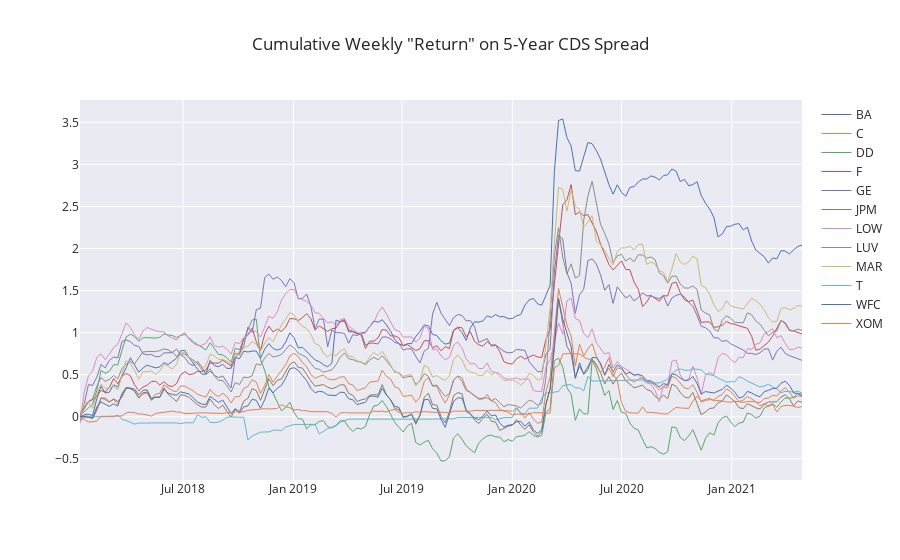

Here is the notebook cell this chart was saved with:
### Code cell
utils.make_lines_chart(
    df_data.r_spread.groupby("ticker").cumsum(),
    'Cumulative Weekly "Return" on 5-Year CDS Spread'
)

### Figure 1 — Plotly figure (JSON) as saved in the notebook; plotly's stock layout.template omitted (floating-point values rounded to 4 significant figures; data arrays with more than 128 entries replaced by an {"elided": "..."} marker saying what was removed)
{"data": [{"line": {"width": 1}, "name": "BA", "type": "scatter", "x": {"elided": "173 str values"}, "y": {"elided": "173 float values"}}, {"line": {"width": 1}, "name": "C", "type": "scatter", "x": {"elided": "173 str values"}, "y": {"elided": "173 float values"}}, {"line": {"width": 1}, "name": "DD", "type": "scatter", "x": {"elided": "173 str values"}, "y": {"elided": "173 float values"}}, {"line": {"width": 1}, "name": "F", "type": "scatter", "x": {"elided": "173 str values"}, "y": {"elided": "173 float values"}}, {"line": {"width": 1}, "name": "GE", "type": "scatter", "x": {"elided": "173 str values"}, "y": {"elided": "173 float values"}}, {"line": {"width": 1}, "name": "JPM", "type": "scatter", "x": {"elided": "173 str values"}, "y": {"elided": "173 float values"}}, {"line": {"width": 1}, "name": "LOW", "type": "scatter", "x": {"elided": "173 str values"}, "y": {"elided": "173 float values"}}, {"line": {"width": 1}, "name": "LUV", "type": "scatter", "x": {"elided": "173 str values"}, "y": {"elided": "173 float values"}}, {"line": {"width": 1}, "name": "MAR", "type": "scatter", "x": {"elided": "173 str values"}, "y": {"elided": "173 float values"}}, {"line": {"width": 1}, "name": "T", "type": "scatter", "x": {"elided": "173 str values"}, "y": {"elided": "173 float values"}}, {"line": {"width": 1}, "name": "WFC", "type": "scatter", "x": {"elided": "173 str values"}, "y": {"elided": "173 float values"}}, {"line": {"width": 1}, "name": "XOM", "type": "scatter", "x": {"elided": "173 str values"}, "y": {"elided": "173 float values"}}], "layout": {"title": {"text": "Cumulative Weekly \"Return\" on 5-Year CDS Spread"}}}
